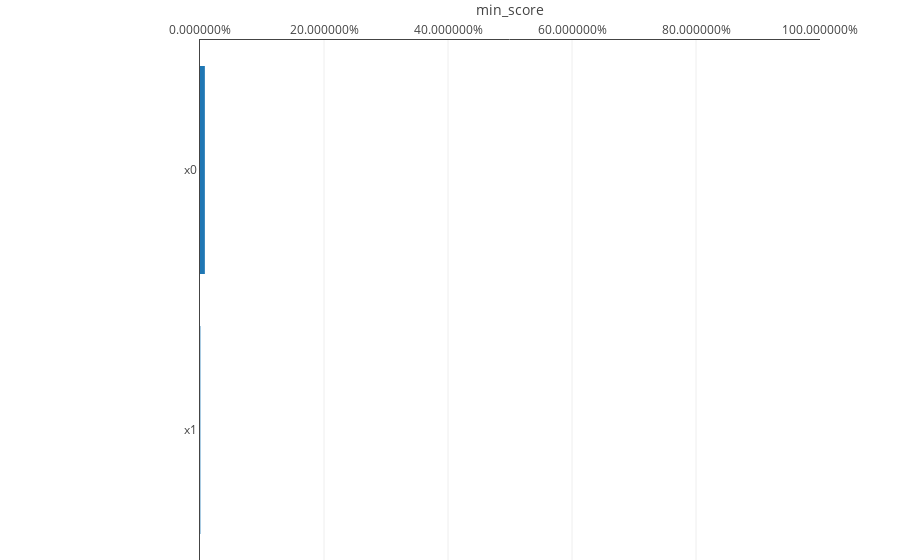

Notebook source saved alongside this figure:
### Code cell
explainer.plot_performance_ranking(X, [0, 0, 1], y_pred, metrics.accuracy_score, "min_score", inline=True)

### Figure 1 — Plotly figure (JSON) as saved in the notebook; plotly's stock layout.template omitted (floating-point values rounded to 4 significant figures)
{"data": [{"hoverinfo": "x", "orientation": "h", "type": "bar", "uid": "2e2fe866-9fbd-4c3a-be1e-062129f90db0", "x": [0.0006181, 0.007834], "y": ["x1", "x0"]}], "layout": {"margin": {"b": 0, "l": 200, "t": 40}, "xaxis": {"fixedrange": true, "range": [0, 1], "showline": true, "side": "top", "tickformat": "%", "title": {"text": "min_score"}, "zeroline": false}, "yaxis": {"fixedrange": true, "showline": true, "zeroline": false}}}
